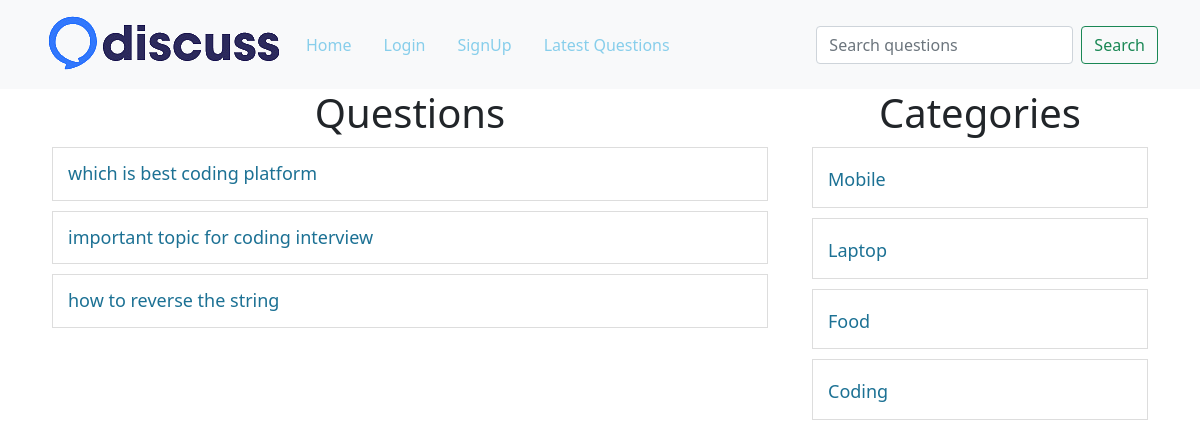
Screenshot of /?c-id=4 with the database file from the repository.
### tables this page shows
CREATE TABLE `questions` (
  `id` int(10) NOT NULL,
  `title` varchar(100) NOT NULL,
  `description` varchar(300) NOT NULL,
  `category_id` int(10) NOT NULL,
  `user_id` int(10) NOT NULL
);

CREATE TABLE `category` (
  `id` int(30) NOT NULL,
  `name` varchar(100) NOT NULL
);

### client/categorylist.php (the view)
<div>
    <h1 class="heading">Categories</h1>
    <?php
    include('./common/db.php');
    $query="select * from category";
$result = $conn->query($query);
foreach($result as $row){
    $name=  ucfirst($row['name']);
    $id= $row['id'];
    echo "<div class='row question-list'>
    <h4><a href='?c-id=$id'>$name</a></h4>
    </div>";
}
    ?>
</div>

### client/questions.php (shortened to what this page needs)
<div class="container">
    <div class="row">
        <div class="col-8">
            <h1 class="heading">Questions</h1>
            <?php
            include("./common/db.php");
            if (isset($_GET["c-id"])) {
                $query = "select * from questions where category_id=$cid";
            } else if (isset($_GET["u-id"])) {
                $query = "select * from questions where user_id=$uid";
            } else if (isset($_GET["latest"])) {
                $query = "select * from questions order by id desc";
            } else if (isset($_GET["search"])) {
                 $query = "select * from questions where title LIKE '%$search%' ";
            }else {
                $query = "select * from questions";
            }
            $result = $conn->query($query);
            foreach ($result as $row) {
                $title = $row['title'];
                $id = $row['id'];
                echo "<div class='row question-list'>
    <h4 class='my-question'><a href='?q-id=$id'>$title</a>";
    echo "</h4></div>";
            }
            ?>
        </div>
        <div class="col-4">
            <?php include('categorylist.php'); ?>
        </div>
    </div>
</div>

### public/style.css (style rules this page uses)
a { color: skyblue !important; }
.heading { text-align: center; }
.question-list { border: 1px solid #ddd; padding: 15px; margin: 10px; }
.question-list h4 { margin: 0; padding: 0; }
.question-list a,.question-title { font-size: 18px; text-decoration: none; color: #1c7194 !important; }
.my-question { display: flex; justify-content: space-between; }

### rows the page displays
questions: title "which is best coding platform"
questions: title "important topic for coding interview"
questions: title "how to reverse the string"
category: name "Mobile"
category: name "Laptop"
category: name "Food"
category: name "Coding"
